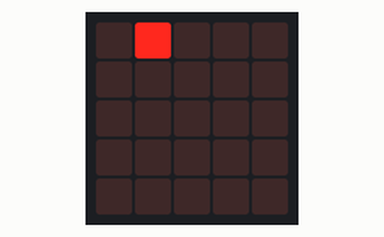
Bench run of a program on a simulated BBC micro:bit (MakeCode). On the bench: the board's 5×5 LED display.

Above: at 0.06 s.
At 0.54 s:
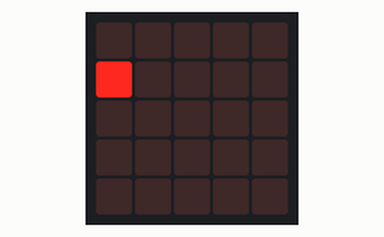
At 0.9 s:
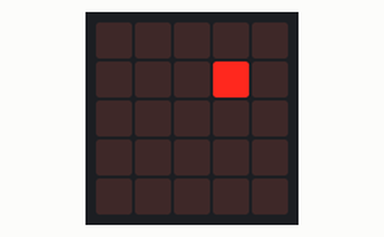
At 1.74 s:
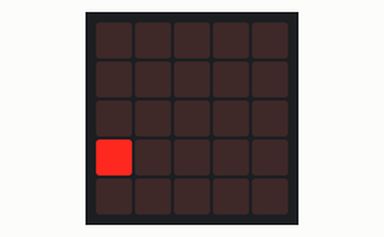
At 2.58 s:
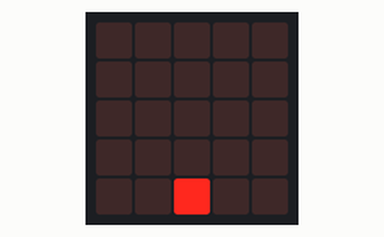
At 3.42 s:
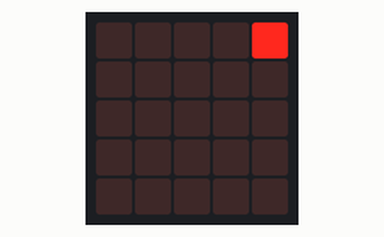

The program:

main.ts
```typescript
let index = 0
function plot(index: number) {
    let x = index % 5
    let y = Math.idiv(index, 5)
    led.plot(x, y)
}

function unplot(index: number) {
    let x = index % 5
    let y = Math.idiv(index, 5)
    led.unplot(x, y)
}

basic.forever(function on_forever() {

    unplot(index)
    index += 1
    if (index == 25) {
        index = 0
    }

    plot(index)
    basic.pause(100)
})
```

test.ts
```typescript
// 테스트는 여기로 이동합니다; 이 패키지가 확장으로 사용될 때 컴파일되지 않을 것 입니다.
```

Measured:
- by itself, everything shown: repeats every 3.0 s, in 25 steps
